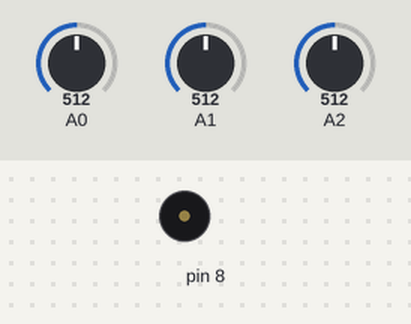
The sketch below on a simulated Arduino Uno, built with avr-gcc and run on an emulated ATmega328P. Parts: buzzer (waves = sounding). The inputs (shaded band) are chosen by the test bench; at power-on: A0 = 512, A1 = 512, A2 = 512.

Above: at 1.2 s.
1.3 s: A0 set to 892
2.8 s: A0 set to 908
At 3.5 s:
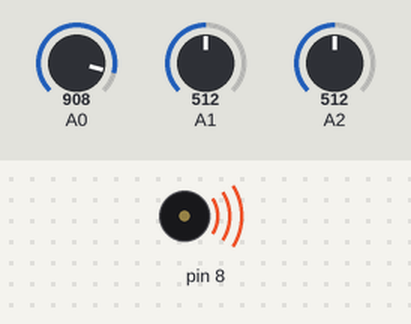
Timing chart, 0 to 5.8 s (numbered marks = the images above; inputs shaded):
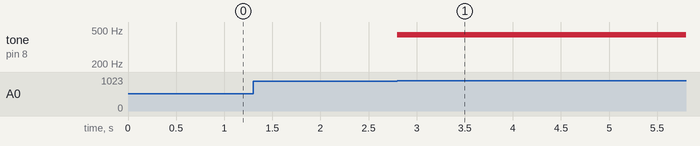

The sketch:

toneKeyboard.ino
```cpp
/*
  keyboard

 이 스케치는 아날로그 입력 핀들의 변화된 상태를 감지하여 그 핀에 해당된
 음을 들려주는 예제입니다.

 회로:
 * 3개의 힘 감지 저항기(force-sensing resistor)를 아날로그 0번 핀에서
   2번 핀까지 각각 연결하며, 다른 한 핀은 +5V에 연결합니다.
 * 3개의 10K 저항을 각각 아날로그 0번 핀에서 2번 핀에 연결하고 저항의
   다른 쪽은 GND에 연결합니다.
 * 8Ω 스피커를 100Ω 저항을 통하여 디지털 8번 핀에 연결합니다. 스피커의
   다른 한 선은 GND에 연결합니다.

 2010년 01월 21일에 창작되었고,
 2012년 04월 09일에 Tom Igoe에 의하여 수정되었습니다.
 2014년 08월 27일에 Wayfarer에 의하여 수정되었습니다.

 이 예제 코드는 공유 저작물입니다.

 http://arduino.cc/en/Tutorial/Tone3

 */

#include "pitches.h"

#define THRESHOLD_OK true

// const int threshold = 10;    // 음을 생성할 센서들의 최소 입력 값
const int threshold = 900;    // 음을 생성할 센서들의 최소 입력 값

// 각각 3개의 센서에 해당된 연주할(들려줄) 음(음표)들:
int notes[] = {
  NOTE_A4, NOTE_B4,NOTE_C5 };

void setup() {
#if(!THRESHOLD_OK)
  Serial.begin(9600);
#endif
}

void loop() {

#if(!THRESHOLD_OK)
    Serial.println(analogRead(A0));
#endif

#if(THRESHOLD_OK)
  for (int thisSensor = 0; thisSensor < 3; thisSensor++) {
    // 3개의 센서중 1개의 센서를 읽어들입니다:
    int sensorReading = analogRead(thisSensor);

    // 센서가 강하게 눌렸는지 확인합니다:
    if (sensorReading > threshold) {
      // 눌려진 센서에 해당된 음을 연주합니다(들려줍니다):
      tone(8, notes[thisSensor], 20);
    }
  }
#endif
}
```

pitches.h
```cpp
/*************************************************
 * Public Constants
 *************************************************/

#define NOTE_B0  31
#define NOTE_C1  33
#define NOTE_CS1 35
#define NOTE_D1  37
#define NOTE_DS1 39
#define NOTE_E1  41
#define NOTE_F1  44
#define NOTE_FS1 46
#define NOTE_G1  49
#define NOTE_GS1 52
#define NOTE_A1  55
#define NOTE_AS1 58
#define NOTE_B1  62
#define NOTE_C2  65
#define NOTE_CS2 69
#define NOTE_D2  73
#define NOTE_DS2 78
#define NOTE_E2  82
#define NOTE_F2  87
#define NOTE_FS2 93
#define NOTE_G2  98
#define NOTE_GS2 104
#define NOTE_A2  110
#define NOTE_AS2 117
#define NOTE_B2  123
#define NOTE_C3  131
#define NOTE_CS3 139
#define NOTE_D3  147
#define NOTE_DS3 156
#define NOTE_E3  165
#define NOTE_F3  175
#define NOTE_FS3 185
#define NOTE_G3  196
#define NOTE_GS3 208
#define NOTE_A3  220
#define NOTE_AS3 233
#define NOTE_B3  247
#define NOTE_C4  262
#define NOTE_CS4 277
#define NOTE_D4  294
#define NOTE_DS4 311
#define NOTE_E4  330
#define NOTE_F4  349
#define NOTE_FS4 370
#define NOTE_G4  392
#define NOTE_GS4 415
#define NOTE_A4  440
#define NOTE_AS4 466
#define NOTE_B4  494
#define NOTE_C5  523
#define NOTE_CS5 554
#define NOTE_D5  587
#define NOTE_DS5 622
#define NOTE_E5  659
#define NOTE_F5  698
#define NOTE_FS5 740
#define NOTE_G5  784
#define NOTE_GS5 831
#define NOTE_A5  880
#define NOTE_AS5 932
#define NOTE_B5  988
#define NOTE_C6  1047
#define NOTE_CS6 1109
#define NOTE_D6  1175
#define NOTE_DS6 1245
#define NOTE_E6  1319
#define NOTE_F6  1397
#define NOTE_FS6 1480
#define NOTE_G6  1568
#define NOTE_GS6 1661
#define NOTE_A6  1760
#define NOTE_AS6 1865
#define NOTE_B6  1976
#define NOTE_C7  2093
#define NOTE_CS7 2217
#define NOTE_D7  2349
#define NOTE_DS7 2489
#define NOTE_E7  2637
#define NOTE_F7  2794
#define NOTE_FS7 2960
#define NOTE_G7  3136
#define NOTE_GS7 3322
#define NOTE_A7  3520
#define NOTE_AS7 3729
#define NOTE_B7  3951
#define NOTE_C8  4186
#define NOTE_CS8 4435
#define NOTE_D8  4699
#define NOTE_DS8 4978
```

Measured:
- the behaviour switches between 900 and 901 on A0 (found by bisection; images 0 and 1)
- after the input at 1.3 s, every drawn part: stays the same
- after the input at 2.8 s, tone on pin 8: silent → 440 Hz at once
